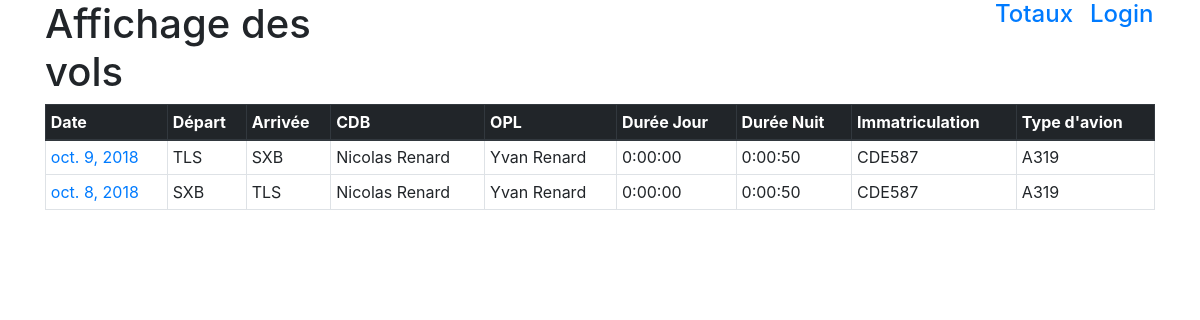
Before: /vol/ with the older database file.
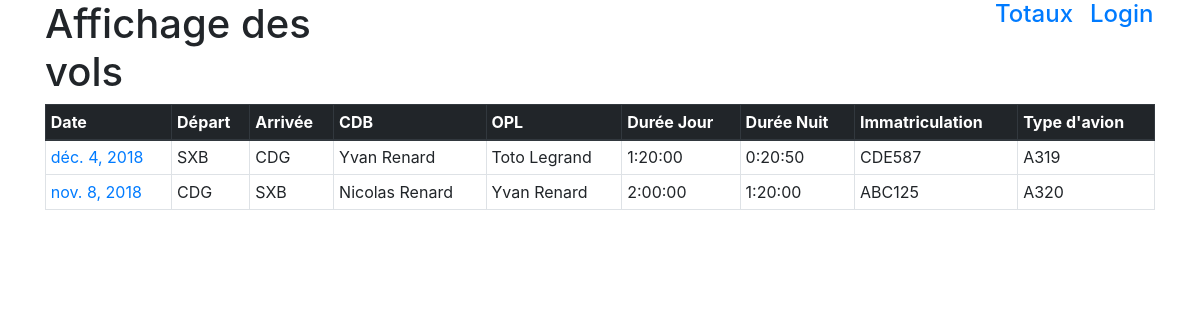
After: the same page with the newer database file.
### vol/models.py (models this page shows)
class Vol(models.Model):
    FONCTION = (
        ('PF','Pilot Flying'),
        ('PNF','Pilot Non Flying'),
        ('MIX','Mix'),
    )
    POSTE = (
        ('CDB','Commandant de bord'),
        ('OPL','Copilote'),
        ('Instruct','Instructeur'),
        ('OBS','Observateur'),
    )
    date = models.DateField(
        verbose_name = 'Date du vol',
    )
    cdb = models.ForeignKey(
        Pilote,
        on_delete=models.PROTECT,
        related_name='%(class)s_cdb',
        verbose_name="Commandant de bord",
    )
    opl = models.ForeignKey(
        Pilote,
        on_delete=models.PROTECT,
        related_name='%(class)s_opl',
        verbose_name="Copilote",
    )
    obs1 = models.ForeignKey(
        Pilote,
        on_delete=models.PROTECT,
        related_name='%(class)s_obs1',
        verbose_name="Observateur 1",
        blank=True,
        null=True,
    )
    obs2 = models.ForeignKey(
        Pilote,
        on_delete=models.PROTECT,
        related_name='%(class)s_obs2',
        verbose_name="Observateur 2",
        blank=True,
        null=True,
    )
    instructeur = models.ForeignKey(
        Pilote,
        on_delete=models.PROTECT,
        related_name='%(class)s_instructeur',
        verbose_name="Instructeur",
        blank=True,
        null=True,
    )
    depart = models.ForeignKey(
        CodeAita,
        on_delete=models.PROTECT,
        related_name='%(class)s_depart',
        verbose_name = "Départ",
    )
    arrivee = models.ForeignKey(
        CodeAita,
        on_delete=models.PROTECT,
        related_name='%(class)s_arrivee',
        verbose_name = "Arrivée",
    )
    duree_jour = models.DurationField(
        verbose_name="Vol de jour",
        blank=True,
        null=True,
    )
    duree_nuit = models.DurationField(
        verbose_name="Vol de nuit",
        blank=True,
        null=True,
    )
    fonction = models.CharField(
        choices = FONCTION,
        verbose_name = 'Fonction occupée',
        max_length = 3
    )
    poste = models.CharField(
        choices = POSTE,
        verbose_name = 'Poste occupé',
        max_length = 20,
    )
    immatriculation = models.ForeignKey(
        Immatriculation,
        on_delete=models.PROTECT,
        related_name='%(class)s_immatriculation',
         verbose_name="Immatriculation de l'avion",
    )
    observation = models.TextField(
        verbose_name="Observations",
        blank=True,
    )
    vol_ifr = models.BooleanField(
        verbose_name="Vol IFR ?",
        default=False,
    )
    duree_ifr = models.DurationField(
        verbose_name="Durée IFR",
        blank=True,
        null=True,
    )
    vol_dc = models.BooleanField(
        verbose_name="Vol DC ?",
        default=False,
    )
    duree_dc = models.DurationField(
        verbose_name="Durée DC",
        blank=True,
        null=True,
    )
    vol_simu = models.BooleanField(
        verbose_name="Simulateur ?",
        default=False,
    )
    duree_simu = models.DurationField(
        verbose_name="Durée Simu",
        blank=True,
        null=True,
    )

class CodeAita(models.Model):
    code_aita = models.CharField(
        verbose_name = 'Code Aita',
        max_length = 5,
    )
    ville = models.CharField(
        verbose_name = "Ville",
        max_length = 50,
        blank=True,
        null=True,
    )
    def __str__(self):
        return self.code_aita

class Pilote(models.Model):
    prenom = models.CharField(
        verbose_name = 'Prénom',
        max_length = 255,
    )
    nom = models.CharField(
        verbose_name = 'Nom de famille',
        max_length = 255,
    )
    def __str__(self):
        return '%s %s' % (self.prenom, self.nom)

class Immatriculation(models.Model):
    immatriculation = models.CharField(
        verbose_name = 'Immatriculation de l\'avion',
        max_length = 10,
    )
    type_avion = models.ForeignKey(
        TypeAvion,
        on_delete=models.PROTECT
    )
    def __str__(self):
        return self.immatriculation

class TypeAvion(models.Model):
    NOMBRE_MOTEURS = (
        ('1','Monomoteur'),
        ('2','Multimoteurs'),
    )
    type_avion = models.CharField(
        verbose_name = 'Type d\'avion',
        max_length  = 255,
    )
    nb_moteurs = models.CharField(
        choices = NOMBRE_MOTEURS,
        max_length = 25,
        verbose_name = 'Nombre de moteurs',
       )
    def __str__(self):
        return self.type_avion

### vol/views.py (the view)
# urls.py: path('', views.index, name='index'),
def index(request):
    vols_list = Vol.objects.order_by('-date')[:5]
    context = {
        'vols_list': vols_list
    }
    return render(request, 'vol/index.html', context)

### vol/templates/vol/index.html (shortened to what this page needs)
<!doctype html>
<html>
    <head>
        <link rel="stylesheet" href="https://stackpath.bootstrapcdn.com/bootstrap/4.1.3/css/bootstrap.min.css">
        <link rel="stylesheet" href="https://use.fontawesome.com/releases/v5.6.1/css/all.css">
    </head>
    <body>
    <div class="container">
        <div class="row">
            <div class="col-4"><h1>Affichage des vols</h1></div>
            <div class="col"></div>
            <div class="col-1"><a target=_blank href="./somme.html"><h4>Totaux</h4></a></div>
            <div class="col-1"><a target=_blank href="../admin"><h4>Login</h4></a></div>
        </div>
         {% if vols_list %}
            <table class="table table-bordered table-hover table-sm">
                <thead class="thead-dark">
                <tr>
                    <th scope="col">Date</th>
                    <th scope="col">Départ</th>
                    <th scope="col">Arrivée</th>
                    <th scope="col">CDB</th>
                    <th scope="col">OPL</th>
                    <th scope="col">Durée Jour</th>
                    <th scope="col">Durée Nuit</th>
                    <th scope="col">Immatriculation</th>
                    <th scope="col">Type d'avion</th>
                </tr>
                </thead>
                <tbody>
                    {% for vol in vols_list %}
                        <tr>
                                <td><a target="_blank" href="{% url 'detail' vol.id %}">{{ vol.date }}</a></td>
                                <td>{{ vol.depart }}</td>
                                <td>{{ vol.arrivee }}</td>
                                <td>{{ vol.cdb }}</td>
                                <td>{{ vol.opl }}</td>
                                <td>{{ vol.duree_jour }}</td>
                                <td>{{ vol.duree_nuit }}</td>
                                <td>{{ vol.immatriculation }}</td>
                                <td>{{ vol.immatriculation.type_avion }}</td>
                        </tr>
                    {% endfor %}
                </tbody>
            </table>
        {% else %}
            <p>Il n'y a pas de vols enregistrés.</p>
        {% endif %}
    </div>
    </body>
</html>

Changed rows visible on the page:
removed Vol: date "oct. 9, 2018", depart "TLS", arrivee "SXB", cdb "Nicolas Renard", opl "Yvan Renard", duree_jour "0:00:00", duree_nuit "0:00:50", immatriculation "CDE587", immatriculation.type_avion "A319"
removed Vol: date "oct. 8, 2018", depart "SXB", arrivee "TLS", cdb "Nicolas Renard", opl "Yvan Renard", duree_jour "0:00:00", duree_nuit "0:00:50", immatriculation "CDE587", immatriculation.type_avion "A319"
added Vol: date "déc. 4, 2018", depart "SXB", arrivee "CDG", cdb "Yvan Renard", opl "Toto Legrand", duree_jour "1:20:00", duree_nuit "0:20:50", immatriculation "CDE587", immatriculation.type_avion "A319"
added Vol: date "nov. 8, 2018", depart "CDG", arrivee "SXB", cdb "Nicolas Renard", opl "Yvan Renard", duree_jour "2:00:00", duree_nuit "1:20:00", immatriculation "ABC125", immatriculation.type_avion "A320"
